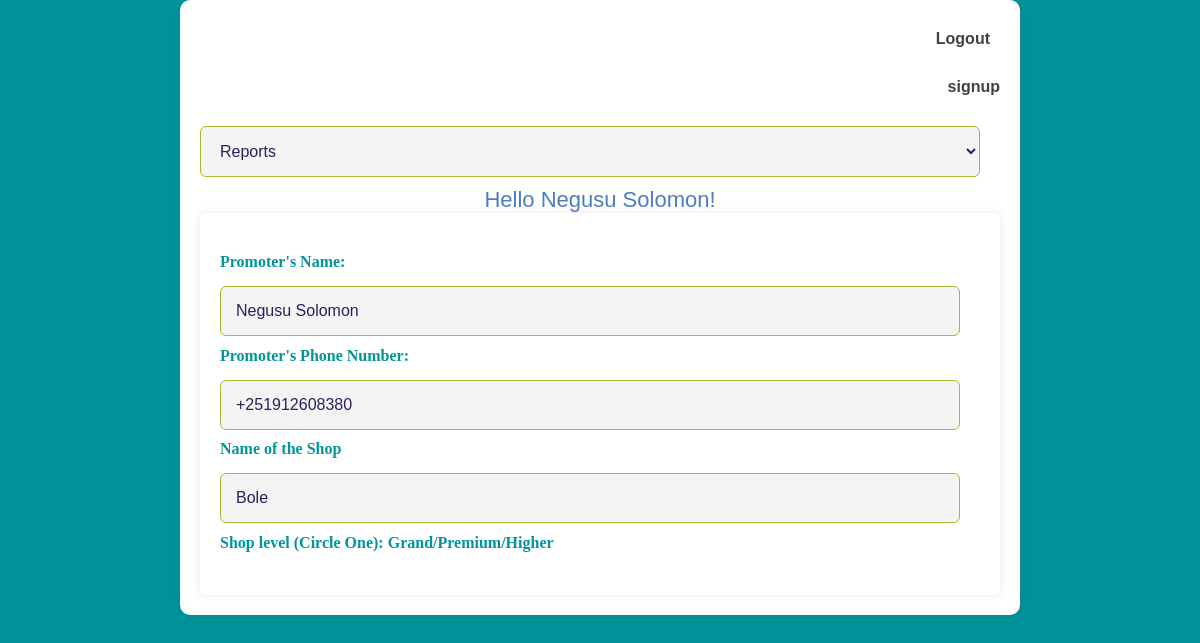
Before: /index.php (signed in) with the older database file.
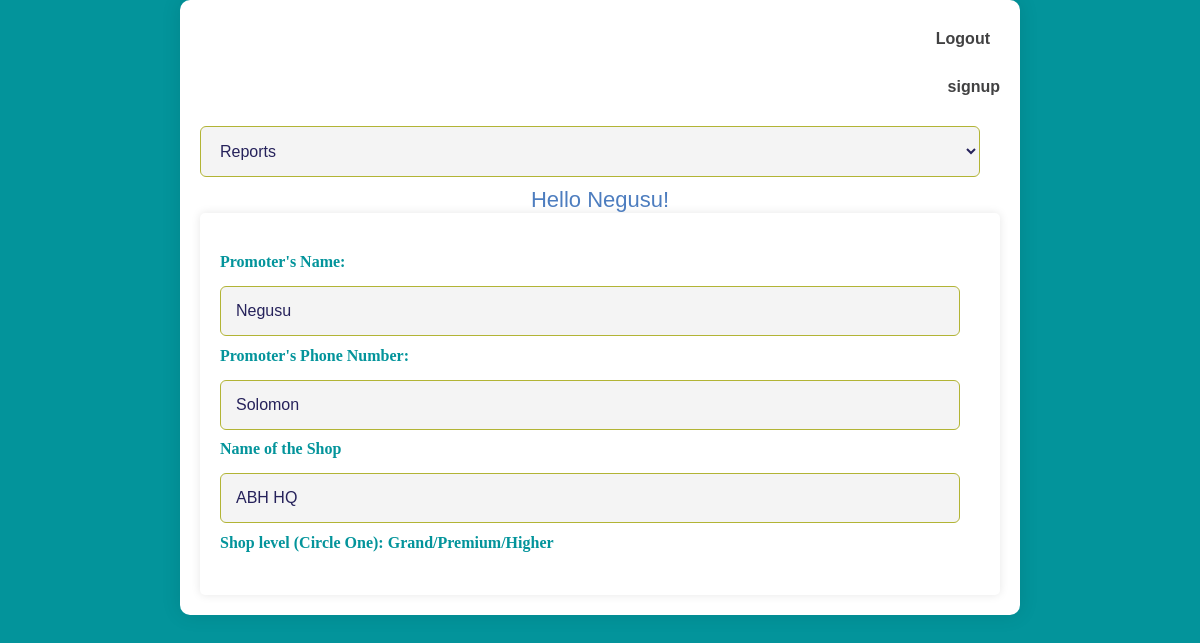
After: the same page with the newer database file.
### tables this page shows
CREATE TABLE `users` (
  `id` bigint NOT NULL AUTO_INCREMENT,
  `user_id` varchar(20) DEFAULT NULL,
  `user_name` varchar(255) NOT NULL,
  `password` varchar(255) NOT NULL,
  `promoter_name` varchar(255) NOT NULL,
  `promoter_phone` varchar(255) NOT NULL,
  `shop` varchar(255) NOT NULL,
  `role` varchar(10) NOT NULL,
  `date` timestamp NULL DEFAULT NULL,
  PRIMARY KEY (`id`)
);

### functions.php (called while the page is built, shortened)
<?php
function check_login($con)
{
    if (isset($_SESSION['user_id'])) {
        $id = $_SESSION['user_id'];
        $query = "select * from users where user_id = '$id' limit 1";
        $result = mysqli_query($con, $query);
        if ($result && mysqli_num_rows($result) > 0) {
            $user_data = mysqli_fetch_assoc($result);
            return $user_data;
        }
    }
    die;
}

### index.php (the view, shortened to what this page needs)
<?php
include("connect.php");
include("functions.php");
$user_data = check_login($con);
?>
<!DOCTYPE html>
<html lang="en">
<head>
  <link rel="stylesheet" href="css/sweetalert2.min.css">
</head>
<body>
  <div class="container">
    <div class="div-logout">
      <a href="logout.php" class="class-logout">Logout</a>
    </div>
    <?php if ($user_data['role'] == 1) : ?>
      <div class="div-signup">
        <a href="signup.php" class="class-signup">signup </a>
      </div>
    <?php endif; ?>
    <?php if ($user_data['role'] == 1) : ?>
      <select class="input100" id="text" name="role" onchange="redirectToPage()">
        <option value="">Reports</option>
      </select>
    <?php endif; ?>
    <div class="username"> Hello <?php echo $user_data['promoter_name']; ?>!</div>
    <form method="post" enctype="multipart/form-data">
      <div class="info">
        <h1>Promoter's Name:</h1><input type="text" readonly name="promoter_name" value="<?php echo $user_data['promoter_name']; ?>"> <br>
        <h1>Promoter's Phone Number:</h1><input type="text" readonly name="promoter_phone" value="<?php echo $user_data['promoter_phone']; ?>"><br>
        <h1>Name of the Shop</h1><input type="text" readonly name="shop" value="<?php echo $user_data['shop']; ?>"><br>
        <h1>Shop level (Circle One): Grand/Premium/Higher</h1><br>
      </div>
  </div>
</body>
</html>

### index.php (style rules this page uses)
body { font-family: 'Arial', sans-serif; background-color: #03949B; margin: 0; padding: 0; color: #26225B; }
.div-logout { text-align: right; padding: 10px; }
.class-logout { color: #555; text-decoration: none; }
.username { text-align: center; font-size: 20px; margin-top: 20px; }
form { margin: 0 auto; padding: 20px; background-color: #fff; border-radius: 5px; box-shadow: 0 0 10px rgba(0, 0, 0, 0.1); }
.info { margin-top: 20px; }
.info h1 { font-size: 16px; font-family: "Times New Roman", Times, serif; margin-bottom: 5px; }
.container { max-width: 800px; margin: 0 auto; background-color: #FFFFFF; padding: 20px; border-radius: 10px; box-shadow: 0 0 20px rgba(0, 0, 0, 0.1); }
h1 { color: #03949B; font-size: 24px; margin-bottom: 20px; }
input[type="number"], input[type="text"], input[type="textarea"] { width: calc(100% - 20px); padding: 15px; box-sizing: border-box; margin-top: 10px; border: 1px solid #B2B435; border-radius: 6px; font-size: 16px; color: #26225B; background-color: #f4f4f4; }
.div-logout, .div-signup { text-align: right; margin-bottom: 20px; }
.class-logout, .class-signup { text-decoration: none; color: #414142; font-weight: bold; font-size: 16px; }
.username { font-size: 22px; margin-top: 10px; color: #4D7DBF; }
select { width: calc(100% - 20px); padding: 15px; box-sizing: border-box; margin-top: 10px; border: 1px solid #B2B435; border-radius: 6px; font-size: 16px; color: #26225B; background-color: #f4f4f4; }

Changed rows visible on the page:
changed users: promoter_name "Negusu Solomon" → "Negusu"; promoter_phone "+251912608380" → "Solomon"; shop "Bole" → "ABH HQ"
